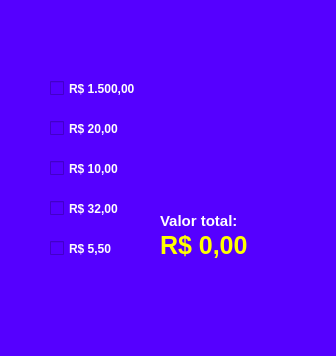
<?xml version="1.0" encoding="UTF-8"?>
<ui version="4.0">
 <class>MainWindow</class>
 <widget class="QMainWindow" name="MainWindow">
  <property name="geometry">
   <rect>
    <x>0</x>
    <y>0</y>
    <width>336</width>
    <height>356</height>
   </rect>
  </property>
  <property name="windowTitle">
   <string>Calculadora de Preços (Aula 16 - CheckBox)</string>
  </property>
  <property name="styleSheet">
   <string notr="true">background-color:rgb(85, 0, 255);</string>
  </property>
  <widget class="QWidget" name="centralwidget">
   <widget class="QLabel" name="label">
    <property name="geometry">
     <rect>
      <x>160</x>
      <y>206</y>
      <width>120</width>
      <height>30</height>
     </rect>
    </property>
    <property name="styleSheet">
     <string notr="true">font-size:15px;font-weight:bold;color:#fff;</string>
    </property>
    <property name="text">
     <string>Valor total:</string>
    </property>
   </widget>
   <widget class="QCheckBox" name="checkBox">
    <property name="geometry">
     <rect>
      <x>50</x>
      <y>80</y>
      <width>91</width>
      <height>17</height>
     </rect>
    </property>
    <property name="styleSheet">
     <string notr="true">color:#fff;font-weight:bold;</string>
    </property>
    <property name="text">
     <string>R$ 1.500,00</string>
    </property>
   </widget>
   <widget class="QCheckBox" name="checkBox_2">
    <property name="geometry">
     <rect>
      <x>50</x>
      <y>120</y>
      <width>91</width>
      <height>17</height>
     </rect>
    </property>
    <property name="styleSheet">
     <string notr="true">color:#fff;font-weight:bold;</string>
    </property>
    <property name="text">
     <string>R$ 20,00</string>
    </property>
   </widget>
   <widget class="QCheckBox" name="checkBox_3">
    <property name="geometry">
     <rect>
      <x>50</x>
      <y>160</y>
      <width>91</width>
      <height>17</height>
     </rect>
    </property>
    <property name="styleSheet">
     <string notr="true">color:#fff;font-weight:bold;</string>
    </property>
    <property name="text">
     <string>R$ 10,00</string>
    </property>
   </widget>
   <widget class="QCheckBox" name="checkBox_4">
    <property name="geometry">
     <rect>
      <x>50</x>
      <y>200</y>
      <width>91</width>
      <height>17</height>
     </rect>
    </property>
    <property name="styleSheet">
     <string notr="true">color:#fff;font-weight:bold;</string>
    </property>
    <property name="text">
     <string>R$ 32,00</string>
    </property>
   </widget>
   <widget class="QCheckBox" name="checkBox_5">
    <property name="geometry">
     <rect>
      <x>50</x>
      <y>240</y>
      <width>91</width>
      <height>17</height>
     </rect>
    </property>
    <property name="styleSheet">
     <string notr="true">color:#fff;font-weight:bold;</string>
    </property>
    <property name="text">
     <string>R$ 5,50</string>
    </property>
   </widget>
   <widget class="QLabel" name="label_2">
    <property name="geometry">
     <rect>
      <x>160</x>
      <y>230</y>
      <width>151</width>
      <height>30</height>
     </rect>
    </property>
    <property name="styleSheet">
     <string notr="true">font-size:25px;font-weight:bold;color:rgb(255, 255, 0);</string>
    </property>
    <property name="text">
     <string>R$ 0,00</string>
    </property>
   </widget>
  </widget>
 </widget>
 <resources/>
 <connections/>
</ui>
